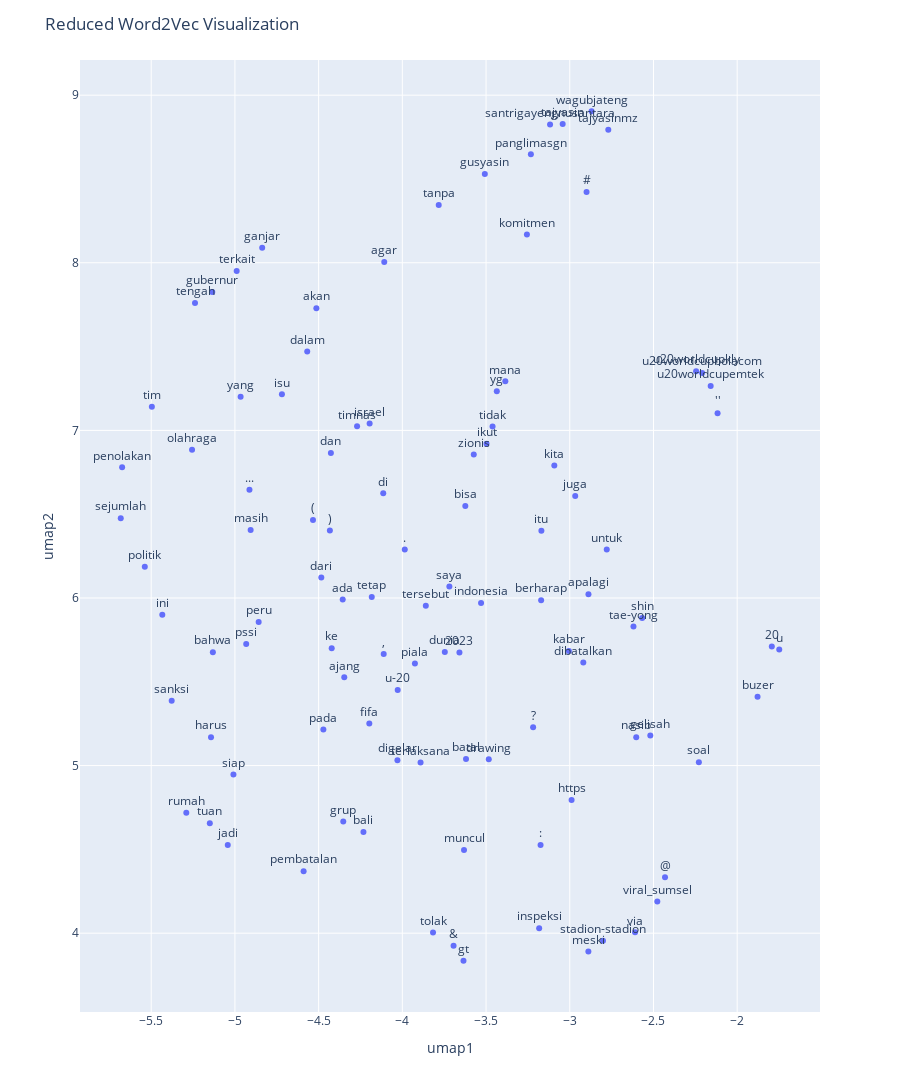

Notebook code cell kept with this figure:
### Code cell
fig = px.scatter(df, x="umap1" , y="umap2", text="text")
fig.update_traces(textposition='top center')
fig.update_layout(
    height=8000,
    title_text='Reduced Word2Vec Visualization'
)
fig.show()

### Figure 1 — Plotly figure (JSON) as saved in the notebook; plotly's stock layout.template omitted (floating-point values rounded to 4 significant figures)
{"data": [{"hovertemplate": "umap1=%{x}<br>umap2=%{y}<br>text=%{text}<extra></extra>", "legendgroup": "", "marker": {"color": "#636efa", "symbol": "circle"}, "mode": "markers+text", "name": "", "orientation": "v", "showlegend": false, "text": ["dunia", "piala", "u-20", "#", ",", ":", "https", "indonesia", "di", ".", "israel", "2023", "fifa", "@", "drawing", "batal", "yang", "dan", "rumah", "tetap", "tuan", "bali", "timnas", "yg", "dalam", "bisa", "kita", "pssi", "ke", "shin", "tidak", "untuk", "dari", "pada", "?", "tae-yong", "digelar", "ini", "(", ")", "pembatalan", "jadi", "inspeksi", "tersebut", "grup", "penolakan", "siap", "...", "harus", "ada", "tolak", "panglimasgn", "''", "wagubjateng", "tajyasin", "santrigayengnusantara", "gusyasin", "terkait", "tanpa", "juga", "u20worldcupbolacom", "u20worldcupkly", "meski", "agar", "u20worldcupemtek", "dibatalkan", "berharap", "via", "itu", "ikut", "gubernur", "soal", "isu", "tengah", "peru", "kabar", "buzer", "ganjar", "apalagi", "ajang", "muncul", "akan", "stadion-stadion", "politik", "viral_sumsel", "tajyasinmz", "u", "&", "komitmen", "zionis", "mana", "olahraga", "masih", "tim", "sejumlah", "nasib", "gelisah", "saya", "bahwa", "sanksi", "gt", "20", "terlaksana"], "textposition": "top center", "type": "scatter", "x": [-3.746, -3.925, -4.028, -2.9, -4.111, -3.174, -2.989, -3.53, -4.114, -3.985, -4.195, -3.659, -4.197, -2.431, -3.484, -3.62, -4.966, -4.427, -5.29, -4.183, -5.15, -4.232, -4.27, -3.436, -4.568, -3.624, -3.092, -4.933, -4.422, -2.568, -3.461, -2.779, -4.484, -4.472, -3.219, -2.619, -4.029, -5.434, -4.534, -4.433, -4.59, -5.043, -3.183, -3.86, -4.353, -5.674, -5.009, -4.913, -5.143, -4.356, -3.817, -3.232, -2.117, -2.87, -3.042, -3.118, -3.507, -4.989, -3.783, -2.967, -2.209, -2.245, -2.889, -4.108, -2.158, -2.919, -3.171, -2.61, -3.169, -3.497, -5.135, -2.229, -4.719, -5.238, -4.858, -3.005, -1.878, -4.837, -2.888, -4.347, -3.632, -4.514, -2.802, -5.538, -2.477, -2.77, -1.749, -3.694, -3.256, -3.573, -3.385, -5.256, -4.906, -5.496, -5.682, -2.603, -2.519, -3.719, -5.132, -5.378, -3.635, -1.793, -3.891], "xaxis": "x", "y": [5.678, 5.608, 5.451, 8.422, 5.666, 4.526, 4.795, 5.97, 6.624, 6.29, 7.041, 5.675, 5.25, 4.333, 5.037, 5.04, 7.201, 6.865, 4.718, 6.006, 4.656, 4.603, 7.024, 7.234, 7.471, 6.548, 6.79, 5.725, 5.7, 5.88, 7.023, 6.289, 6.122, 5.215, 5.229, 5.829, 5.033, 5.9, 6.466, 6.403, 4.37, 4.526, 4.03, 5.953, 4.666, 6.779, 4.946, 6.645, 5.169, 5.991, 4.004, 8.647, 7.103, 8.904, 8.828, 8.825, 8.53, 7.952, 8.345, 6.608, 7.343, 7.353, 3.891, 8.004, 7.265, 5.615, 5.987, 4.005, 6.401, 6.921, 7.826, 5.02, 7.215, 7.76, 5.857, 5.684, 5.411, 8.09, 6.023, 5.527, 4.497, 7.729, 3.955, 6.186, 4.189, 8.794, 5.693, 3.925, 8.168, 6.856, 7.293, 6.885, 6.406, 7.141, 6.476, 5.169, 5.18, 6.069, 5.677, 5.387, 3.836, 5.71, 5.018], "yaxis": "y"}], "layout": {"height": 8000, "legend": {"tracegroupgap": 0}, "margin": {"t": 60}, "title": {"text": "Reduced Word2Vec Visualization"}, "xaxis": {"anchor": "y", "domain": [0, 1], "title": {"text": "umap1"}}, "yaxis": {"anchor": "x", "domain": [0, 1], "title": {"text": "umap2"}}}}
